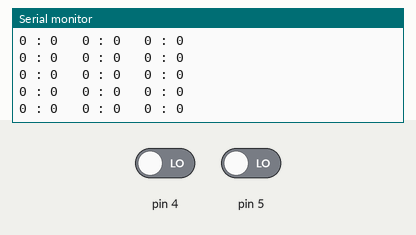
Recording of a sketch running on a simulated Arduino Uno, built with avr-gcc and run on an emulated ATmega328P. Parts: the last lines printed to the serial monitor. Inputs (shaded band) come from the test bench; at power-on: pin 4 LOW, pin 5 LOW.

Above: at 1.2 s.
1.3 s: pin 4 driven HIGH
At 2.0 s:
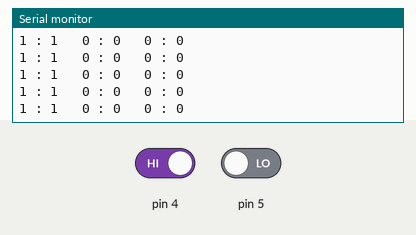
4.3 s: pin 5 driven HIGH
At 4.8 s:
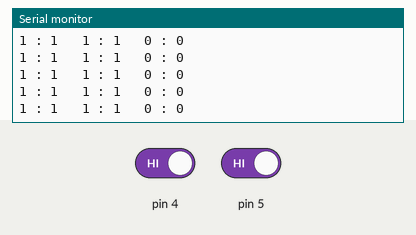
7.3 s: pin 4 driven LOW
At 8.2 s:
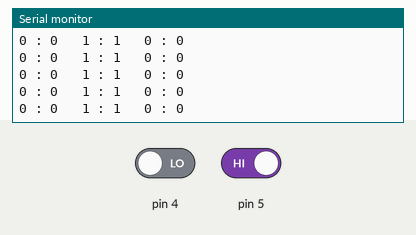
8.8 s: pin 5 driven LOW
At 9.7 s:
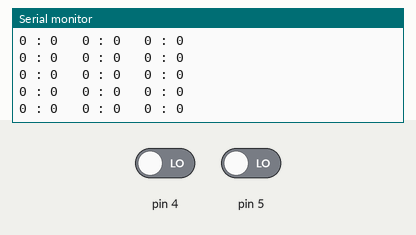

The sketch:

Buttons_Part_6.0_Sample_Solution.ino
```cpp
/*
 * Finally, we'll want the library to spit out some useful
 *   information.  These are called 'getter' functions.  Functions
 *   which set variables, like the setDebounceDelay functions
 *   are called 'setter' functions.
 *
 * Write:
 *  - a function, getButtonState, which takes a pin number and
 *      returns the state of the button, LOW if the button is
 *      not attached.
 *  - a function, getLastButtonState, which takes a pin number
 *      and returns the state of the button, LOW if the button
 *      is not attached.
 */

// Define how many buttons will be used
#define NUM_OF_BUTTONS 3

// Variable arrays (add the rest)
int pins[NUM_OF_BUTTONS];

int buttonState[NUM_OF_BUTTONS];
int lastButtonState[NUM_OF_BUTTONS];

unsigned long lastDebounceTime[NUM_OF_BUTTONS];
unsigned long debounceDelay[NUM_OF_BUTTONS];

int numberOfButtons = 0;

void setup()
{
  // Begin Serial
  Serial.begin(9600);
  delay(50);

  // Initialize a couple buttons calling attachButton
  attachButton(4);
  attachButton(5);

}

void loop()
{
  // Update the button states
  updateButtonStates();

  // Iterate through the buttons you attached and print the
  //   result of the 'getter' functions
  Serial.print(getButtonState(4));
  Serial.print(" : ");
  Serial.print(getLastButtonState(4));
  Serial.print("   ");

  Serial.print(getButtonState(5));
  Serial.print(" : ");
  Serial.print(getLastButtonState(5));
  Serial.print("   ");

  Serial.print(getButtonState(6));
  Serial.print(" : ");
  Serial.print(getLastButtonState(6));
  Serial.print("\n");
}

// getButtonState
int getButtonState(int pinNum)
{
  // Set up a return variable and local variable
  int output = LOW;
  int pinLocation;

  // Check if the pin is one in the list
  if (isAttached(pinNum))
  {
    // Get the location
    pinLocation = pinPosition(pinNum);

    // Get the last state of the corresponding button
    output = buttonState[pinLocation];
  }

  // Return the output
  return output;
}

// getLastButtonState
int getLastButtonState(int pinNum)
{
  // Set up a return variable and local variable
  int output = LOW;
  int pinLocation;

  // Check if the pin is one in the list
  if (isAttached(pinNum))
  {
    // Get the location
    pinLocation = pinPosition(pinNum);

    // Get the last state of the corresponding button
    output = lastButtonState[pinLocation];
  }

  // Return the output
  return output;
}

// setDebounceDelay
void setDebounceDelay(int pinNum, unsigned long newDebounceDelay)
{
  // Check if the pin is actually one of the buttons
  if (isAttached(pinNum))
  {
    // Set the debounceDelay
    debounceDelay[pinPosition(pinNum)] = newDebounceDelay;
  }
}

// setDebounceDelays
void setDebounceDelaya(unsigned long newDebounceDelay)
{
  // Iterate through the buttons
  for (int i = 0; i < numberOfButtons; i++)
  {
    // Set the debounce of each button
    debounceDelay[i] = newDebounceDelay;
  }
}

// updateButtonState
void updateButtonState(int pinNum)
{
  // Set up local variables
  int pinLocation;
  int reading;

  // Check that the pin is one of the buttons
  if (isAttached(pinNum))
  {
    // Get the location of the data
    pinLocation = pinPosition(pinNum);

    // Get the reading
    reading = digitalRead(pinNum);

    // Check if the reading is not what the state is
    if (reading != lastButtonState[pinLocation])
    {
      lastDebounceTime[pinLocation] = millis();
    }

    // Check if the required delay has occured between state changes
    if ((millis() - lastDebounceTime[pinLocation]) > debounceDelay[pinLocation])
    {
      // Update the buttonState
      buttonState[pinLocation] = reading;
    }

    // Update the last state
    lastButtonState[pinLocation] = reading;
  }
}

// updateButtonStates
void updateButtonStates()
{
  // Iterate through all the buttons
  for (int i = 0; i < numberOfButtons; i++)
  {
    // Update the button
    updateButtonState(pins[i]);
  }
}

// attachButton
void attachButton(int pinNum)
{
  // Check if the button is already attached, and there's room
  if (!isAttached(pinNum) && numberOfButtons < NUM_OF_BUTTONS)
  {
    // Use the number of buttons as the location in the array
    //   to initialize the data
    pins[numberOfButtons] = pinNum;
    pinMode(pinNum, INPUT);

    buttonState[numberOfButtons] = LOW;
    lastButtonState[numberOfButtons] = LOW;

    lastDebounceTime[numberOfButtons] = millis();
    debounceDelay[numberOfButtons] = 50;

    // Increase the number of attached buttons
    numberOfButtons += 1;
  }
}

// detachButton
void detachButton(int pinNum)
{
  // Local variable for storing the location
  int pinLocation;

  // Check if it's attached
  if (isAttached(pinNum))
  {
    // Get the location
    pinLocation = pinPosition(pinNum);

    // Shift all the data in the arrays past the point of the
    //   pin position over one
    int i = pinLocation;
    while (i < numberOfButtons - 1)
    {
      // Set the data as the data at the next location (shift it)
      pins[i] = pins[i + 1];

      buttonState[i] = buttonState[i + 1];
      lastButtonState[i] = lastButtonState[i + 1];

      lastDebounceTime[i] = lastDebounceTime[i + 1];
      debounceDelay[i] = debounceDelay[i + 1];

      i++;
    }

    // Decrease the number of buttons
    numberOfButtons -= 1;
  }
}

// isAttached
boolean isAttached(int pinNum)
{
  // Set up a return variable
  boolean output = false;

  // Iterate through the buttons
  int i = 0;
  while (i < numberOfButtons && output == false)
  {
    // Check if the pin number is the current pin
    if (pinNum == pins[i])
    {
      // If it is, set the output to true
      output = true;
    }

    i++;
  }

  // Return the output
  return output;
}

// pinPosition
int pinPosition(int pinNum)
{
  // Set up a return variable
  int output = -1;

  // Iterate through the buttons
  int i = 0;
  while (i < numberOfButtons && output < 0)
  {
    // Check if the input pin is the same as the pin at the
    //   index in the array
    if (pinNum == pins[i])
    {
      // Set the location as the output location
      output = i;
    }

    i++;
  }

  // Return the output
  return output;
}
```

Measured:
- after the input at 1.3 s, the serial monitor: prints a new line after 0.08 s (image 1)
- after the input at 4.3 s, the serial monitor: prints a new line after 0.07 s (image 2)
- after the input at 7.3 s, the serial monitor: prints a new line after 0.07 s (image 3)
- after the input at 8.8 s, the serial monitor: prints a new line after 0.08 s (image 4)
